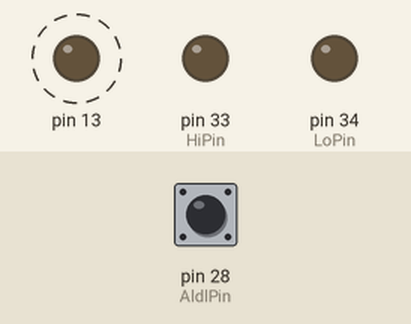
This sketch was run on a simulated Teensy 4. Shown: output pins drawn as LEDs (lit = HIGH). Dashed ring = blinking. The inputs (shaded band) are chosen by the test bench; at power-on: pin 28 (AldlPin) HIGH.

Above: at 1.2 s.
1.3 s: pin 28 (AldlPin) pulled LOW for 0.15 s
At 1.9 s:
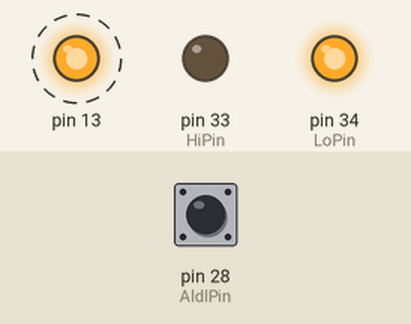
Timing chart, 0 to 10.3 s (numbered marks = the images above; inputs shaded):
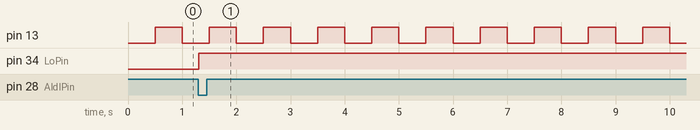

Measured:
- after the input at 1.3 s, pin 34 (LoPin): LOW → HIGH at once
- by itself, pin 13: alternates HIGH for 0.50 s and LOW for 0.50 s

The sketch:

aldl160.ino
```cpp
/**
 * ALDL160 - program to read 160 baud ALDL signal from GM ECM (e.g., 1227747)
 * Michael Shimniok - www.bot-thoughts.com
 */

const int AldlPin=28;
const int HiPin=33;
const int LoPin=34;

void setup() {
  // put your setup code here, to run once:
  pinMode(AldlPin, INPUT_PULLUP);
  pinMode(HiPin, OUTPUT);
  pinMode(LoPin, OUTPUT);
  pinMode(13, OUTPUT);
  attachInterrupt(digitalPinToInterrupt(AldlPin), handlePinChange, FALLING);
  Serial.begin(9600);
}

void loop() {
  // put your main code here, to run repeatedly:
  delay(500);
  digitalWrite(13, HIGH);
  delay(500);
  digitalWrite(13, LOW);
}

elapsedMillis loTime=0;
IntervalTimer timer;
uint8_t bitCount = 0;
uint16_t myByte = 0;

// 1227747 ALDL timing (approximate based on test):
//   total bit time: ~6250usec
//   0: Low for  ~370usec, high for ~5880usec
//   1: Low for ~4400usec, high for ~1850usec
void handlePinChange() {
  loTime = 0;
  timer.begin(doSample, 2000);
}

// Sample ALDL data portion of the bit
// and do stuff with it
//
void doSample() {
  timer.end();
  myByte <<= 1;
  if (digitalRead(AldlPin) == LOW) {
    // Bit is a 1
    digitalWrite(LoPin, HIGH);
    myByte |= 1;
  } else {
    // Bit is a 0
    digitalWrite(LoPin, LOW);
  }
  myByte &= 0x1ff;

  // Sync to the sync character
  // GM 160 ALDL sends a sync character starting with
  // a "1" bit (all other bytes start with a "0" bit)
  // followed by 0xff.
  if (myByte == 0x1ff) {
    digitalWrite(HiPin, HIGH);
    Serial.println("***** SYNC *****");
    bitCount = 0;
    myByte = 0;
  } else if (++bitCount >= 9) { // Received next 9 bits?
    // Mask off the low byte and print
    digitalWrite(HiPin, LOW);
    Serial.println(int(myByte & 0x0ff));
    bitCount = 0;
  }
}
```
